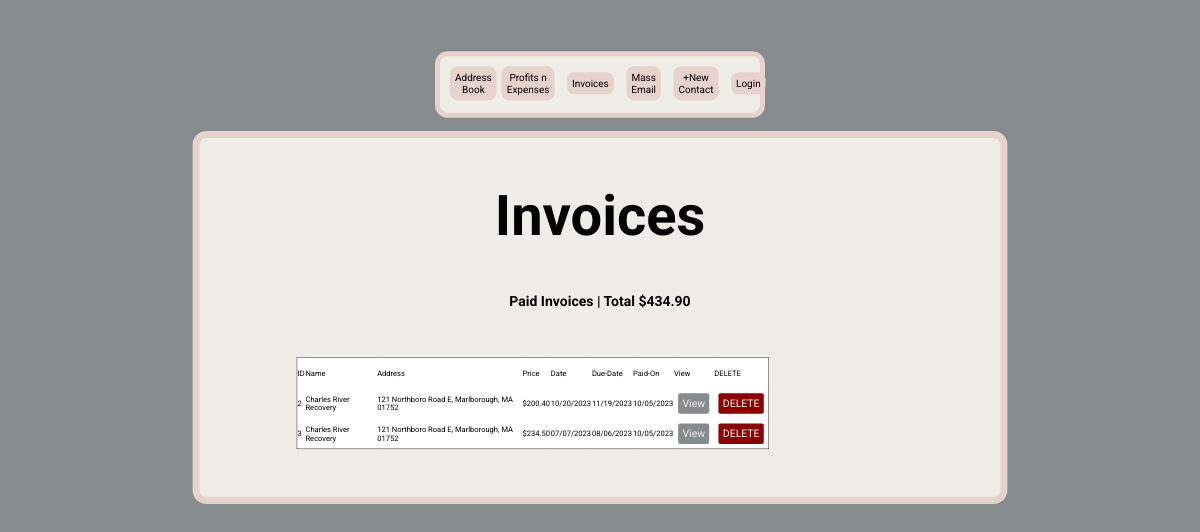
The app's page /invoice-list, older data.
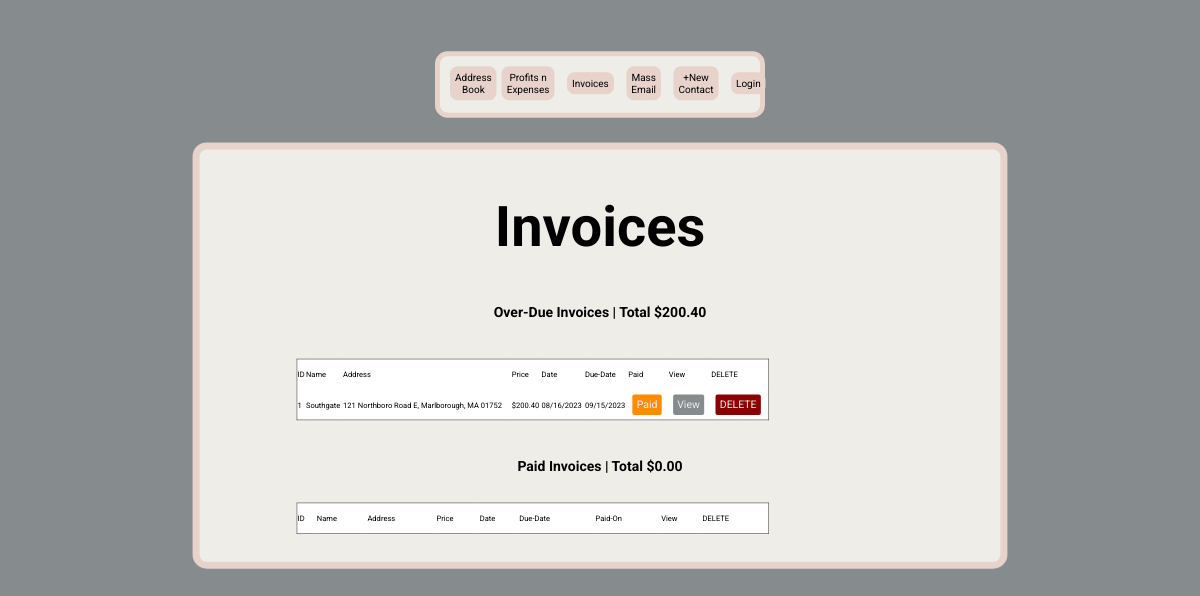
The same page, newer data.
### main.py (models this page shows)
class InvoiceTable(db.Model):
    __tablename__ = 'invoice_table'
    id = db.Column(db.Integer, primary_key=True)
    facility = db.Column(db.String(250))
    street = db.Column(db.String(250))
    town = db.Column(db.String(250))
    state = db.Column(db.String(250))
    zip_code = db.Column(db.String(250))
    date = db.Column(db.String(250))
    due_date = db.Column(db.String(250))
    price = db.Column(db.String(250))
    title = db.Column(db.String(250))
    description = db.Column(db.String(250))
    paid = db.Column(db.Boolean, default=False)
    paid_on = db.Column(db.String(250))
    data_base_id = db.Column(db.Integer, db.ForeignKey('database.id'))

### main.py (the view)
@app.route('/invoice-list', methods=['GET', 'POST'])
def invoice_list():
    invoices = InvoiceTable.query.all()
    sorted_invoices = sorted(invoices, key=lambda x: x.date)
    today = datetime.now().replace(hour=23, minute=59, second=59)
    unpaid_invoices = []
    paid_invoices = []
    paid_total = 0
    for invoice in sorted_invoices:
        if invoice.paid:
            paid_invoices.append(invoice)
            paid = float(invoice.price)
            paid_total += paid
        else:
            unpaid_invoices.append(invoice)
    paid_invoices = sorted(paid_invoices, key=lambda x: x.date, reverse=True)
    overdue_invoices = []
    overdue_total = 0
    current_invoices = []
    current_total = 0
    for invoice in unpaid_invoices:
        due_date = datetime.strptime(invoice.due_date, '%m/%d/%Y')
        if due_date < today:
            overdue_invoices.append(invoice)
            overdue = float(invoice.price)
            overdue_total += overdue
        else:
            current_invoices.append(invoice)
            current = float(invoice.price)
            current_total += current
    paid_total = format_float_as_string(paid_total)
    overdue_total = format_float_as_string(overdue_total)
    current_total = format_float_as_string(current_total)
    return render_template('invoice-list.html', paid_invoices=paid_invoices, current_invoices=current_invoices,
                           overdue_invoices=overdue_invoices, paid_total=paid_total, overdue_total=overdue_total,
                           current_total=current_total)

### resources.py (called while the page is built)
def format_float_as_string(num):
    formatted_str = '{:.2f}'.format(num)
    integer_part, fractional_part = formatted_str.split('.')
    if len(fractional_part) == 1:
        return f"{integer_part}.{fractional_part}0"
        return f"{integer_part}.00"
    else:
        return formatted_str

### templates/invoice-list.html (shortened to what this page needs)
{% include "header.html" %}
<body>
    <div class="libraryItemsContainer tableItemsBtn">
        <div class="formContainerColumn tableContainer">
            <h1>Invoices</h1>
            {% if overdue_invoices[0] %}
                <h2>Over-Due Invoices | Total ${{ overdue_total }}</h2>
                <div class="tableBtnContainer">
                    <table class="tableContent">
                        <tr>
                            <td>ID</td>
                            <td>Name</td>
                            <td>Address</td>
                            <td>Price</td>
                            <td>Date</td>
                            <td>Due-Date</td>
                            <td>Paid</td>
                            <td>View</td>
                            <td>DELETE</td>
                        </tr>
                        {% for invoice in overdue_invoices %}
                            <tr data-href="{{ url_for('invoice', invoice_id=invoice.id) }}">
                                <td>{{ invoice.id }}</td>
                                <td>{{ invoice.facility }}</td>
                                <td>
                                    {{ invoice.street }}, {{ invoice.town }},
                                    {{ invoice.state }} {{ invoice.zip_code }}
                                </td>
                                <td>${{ invoice.price }}</td>
                                <td>{{ invoice.date }}</td>
                                <td>{{ invoice.due_date }}</td>
                                <td><a class="editBtn widthBtn" href="{{ url_for('commit_edit', id=invoice.id, field='paid') }}">Paid</a></td>
                                <td><a class="editBtn greyBtn widthBtn" href="{{ url_for('invoice', invoice_id=invoice.id) }}">View</a></td>
                                <td><a class="delete widthBtn" href="{{ url_for('confirm_page', id=invoice.id, field='invoice') }}">DELETE</a></td>
                            </tr>
                        {% endfor %}
                    </table>
                </div>
            {% endif %}
            <h2>Paid Invoices | Total ${{ paid_total }}</h2>
            <div class="tableBtnContainer">
                <table class="tableContent">
                    <tr>
                        <td>ID</td>
                        <td>Name</td>
                        <td>Address</td>
                        <td>Price</td>
                        <td>Date</td>
                        <td>Due-Date</td>
                        <td>Paid-On</td>
                        <td>View</td>
                        <td>DELETE</td>
                    </tr>
                    {% for invoice in paid_invoices %}
                        <tr data-href="{{ url_for('invoice', invoice_id=invoice.id) }}">
                            <td>{{ invoice.id }}</td>
                            <td>{{ invoice.facility }}</td>
                            <td>
                                {{ invoice.street }}, {{ invoice.town }},
                                {{ invoice.state }} {{ invoice.zip_code }}
                            </td>
                            <td>${{ invoice.price }}</td>
                            <td>{{ invoice.date }}</td>
                            <td>{{ invoice.due_date }}</td>
                            <td>{{ invoice.paid_on }}</td>
                            <td><a class="editBtn greyBtn" href="{{ url_for('invoice', invoice_id=invoice.id) }}">View</a></td>
                            <td><a class="delete" href="{{ url_for('confirm_page', id=invoice.id, field='invoice') }}">DELETE</a></td>
                        </tr>
                    {% endfor %}
                </table>
            </div>
        </div>
    </div>
</body>
</html>

### templates/header.html (shortened to what this page needs)
<!DOCTYPE html>
<html lang="en">
<head>
    <link rel="stylesheet" href="{{ url_for('static', filename='../static/css/stylesheet.css') }}">
</head>
<body>
    <div class="centerNav">
        <div class="navBarContainer">
            <div>
                <div>
                    <a href="{{ url_for('home') }}">Address Book</a>
                </div>
            </div>
            <div class="rightNavItems">
                <div>
                    <a href="{{ url_for('profit_expenses') }}">Profits n Expenses</a>
                </div>
                <div>
                    <a href="{{ url_for('invoice_list') }}">Invoices</a>
                </div>
                <div>
                    <a href="{{ url_for('mass_email_page') }}">Mass Email</a>
                </div>
                <div>
                    <a href="{{ url_for('form') }}">+New Contact</a>
                </div>
                {% if current_user.is_authenticated %}
                    <div>
                        <a href="{{ url_for('logout') }}">Logout</a>
                    </div>
                {% else %}
                    <div>
                        <a href="{{ url_for('login_page') }}">Login</a>
                    </div>
                {% endif %}
            </div>
        </div>
    </div>
</body>
</html>

### static/css/stylesheet.css (style rules this page uses)
html, body { overflow-x: hidden; font-family: 'Roboto', sans-serif; }
.navBarContainer { width: 95%; margin: 10px; margin-left: auto; margin-right: auto; background-color: #EEEDE7; border-radius: 25px; padding: 20px; border: 10px solid #E7D2CC; display: flex; justify-content: space-between; align-items: center; font-size: 30px; }
.navBarContainer a { text-decoration: none; color: black; background-color: #E7D2CC; padding: 10px; border-radius: 15px; display: flex; }
.rightNavItems { display: flex; justify-content: flex-end; align-items: center; gap: 25px; }
body { background-color: #868B8E; font-family: 'Roboto', sans-serif; box-sizing: border-box; }
h1 { font-size: 80px; text-align: center; }
.formContainerColumn { display: flex; flex-direction: column; width: 65%; min-width: 475px; margin-bottom: 20px; margin-top: 20px; margin-left: auto; margin-right: auto; background-color: #EEEDE7; border-radius: 20px; border: 10px solid #E7D2CC; }
h2 { font-size: 40px; margin: 10px; }
.libraryItemsContainer { display: flex; flex-wrap: wrap; justify-content: space-evenly; align-items: center; margin: 10px; }
.delete { font-size: 25px; background-color: darkred; color: #EEEDE7; border: #868B8E; border-radius: 5px; padding: 10px; margin: 10px; text-decoration: none; width: 90px; text-align: center; }
.editBtn { font-size: 25px; background-color: darkorange; color: #EEEDE7; border: #868B8E; border-radius: 5px; padding: 10px; margin: 10px; text-decoration: none; width: 90px; text-align: center; }
h2 { text-align: center; font-size: 35px; }
.centerNav { width: 100%; display: flex; justify-content: center; }
.tableContainer { padding: 10px; width: 98%; display: flex; }
.tableContent { background-color: white; font-size: 18px; border: 1px solid black; border-collapse: collapse; width: 100%; }
.tableContent td { height: 70px; }
.tableBtnContainer { display: flex; margin: 15px 0px; }
.greyBtn { background-color: #868B8E; }
.widthBtn { width: 200px; }
@media only screen and (max-width: 1200px) { h2 { font-size: 20px; } }
@media only screen and (max-width: 1200px) { .navBarContainer { transform: scale(.5); gap: 10px; width: 600px; } }
@media only screen and (max-width: 1200px) { .navBarContainer a { font-size: 20px; text-align: center; margin-bottom: 5px; } }
@media only screen and (max-width: 1200px) { .tableBtnContainer { transform: scale(.6); } }
@media only screen and (max-width: 1200px) { .tableContent { margin-left: -160px; } }
@media only screen and (max-width: 1200px) { .formContainerColumn { transform: scale(.7); margin-top: -120px; } }

Row changes from the older to the newer data that the page shows:
removed InvoiceTable: id "2", facility "Charles River Recovery", street "121 Northboro Road E", town "Marlborough", state "MA", zip_code "01752", price "200.40", date "10/20/2023", due_date "11/19/2023", paid_on "10/05/2023", shown under "Paid Invoices | Total $434.90"
removed InvoiceTable: id "3", facility "Charles River Recovery", street "121 Northboro Road E", town "Marlborough", state "MA", zip_code "01752", price "234.50", date "07/07/2023", due_date "08/06/2023", paid_on "10/05/2023", shown under "Paid Invoices | Total $434.90"
added InvoiceTable: id "1", facility "Southgate", street "121 Northboro Road E", town "Marlborough", state "MA", zip_code "01752", price "200.40", date "08/16/2023", due_date "09/15/2023", shown under "Over-Due Invoices | Total $200.40"
Text that changed along with them:
{{ overdue_total }}: (not shown) → "200.40"
{{ paid_total }}: "434.90" → "0.00"
text now shown: "Over-Due Invoices | Total $ ID Name Address Price Date Due-Date Paid View DELETE"
